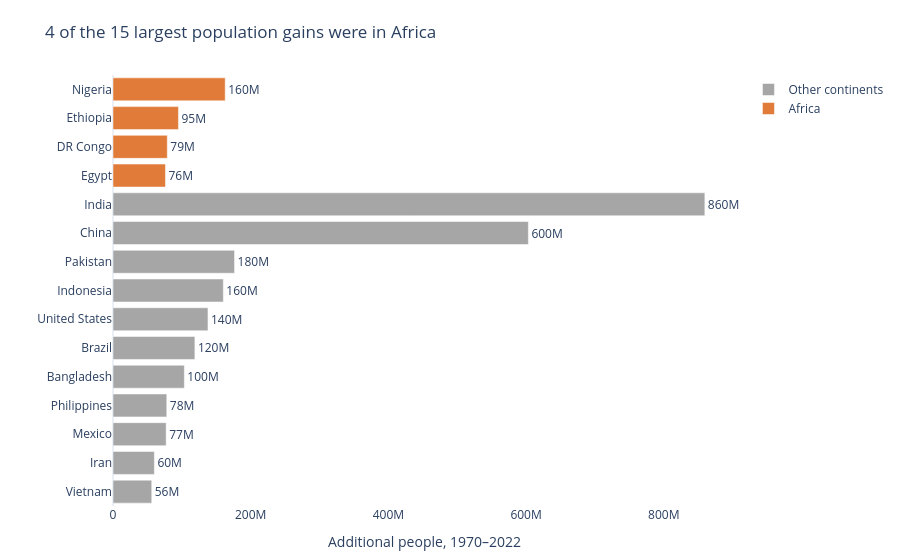

Notebook code cell kept with this figure:
### Markdown cell above
## Q2 — Which countries added the most people?

**Chart choice & justification:** A sorted horizontal bar chart makes the 15 country-level additions directly rankable; highlighting African countries makes the continent count visible without a second chart.

### Code cell
q2 = df[['Country', 'Continent', '1970 Population', '2022 Population']].copy()
q2['People added'] = q2['2022 Population'] - q2['1970 Population']
top15 = q2.nlargest(15, 'People added').sort_values('People added')
africa_count = int((top15['Continent'] == 'Africa').sum())
top15['Group'] = np.where(top15['Continent'] == 'Africa', 'Africa', 'Other continents')
fig = px.bar(top15, x='People added', y='Country', orientation='h', color='Group',
             color_discrete_map={'Africa':'#E07B39','Other continents':'#A6A6A6'},
             text='People added',
             title=f"{africa_count} of the 15 largest population gains were in Africa",
             labels={'People added':'Additional people, 1970–2022','Country':''},
             template='plotly_white')
fig.update_traces(texttemplate='%{x:.2s}', textposition='outside', cliponaxis=False)
fig.update_layout(legend_title_text='', xaxis_showgrid=False, yaxis_showgrid=False,
                  margin=dict(l=20,r=75,t=75,b=25))
fig.show()

### Figure 1 — Plotly figure (JSON) as saved in the notebook; plotly's stock layout.template omitted (floating-point values rounded to 4 significant figures)
{"data": [{"cliponaxis": false, "hovertemplate": "Group=Other continents<br>Additional people, 1970–2022=%{text}<br>=%{y}<extra></extra>", "legendgroup": "Other continents", "marker": {"color": "#A6A6A6", "pattern": {"shape": ""}}, "name": "Other continents", "orientation": "h", "showlegend": true, "text": [56260000.0, 60100000.0, 77210000.0, 78120000.0, 103600000.0, 118900000.0, 138000000.0, 160300000.0, 176500000.0, 603400000.0, 859700000.0], "textposition": "outside", "texttemplate": "%{x:.2s}", "type": "bar", "x": [56258007, 60100865, 77214819, 78123423, 103644512, 118943623, 137961517, 160272945, 176533990, 603352887, 859671872], "xaxis": "x", "y": ["Vietnam", "Iran", "Mexico", "Philippines", "Bangladesh", "Brazil", "United States", "Indonesia", "Pakistan", "China", "India"], "yaxis": "y"}, {"cliponaxis": false, "hovertemplate": "Group=Africa<br>Additional people, 1970–2022=%{text}<br>=%{y}<extra></extra>", "legendgroup": "Africa", "marker": {"color": "#E07B39", "pattern": {"shape": ""}}, "name": "Africa", "orientation": "h", "showlegend": true, "text": [76210000.0, 78860000.0, 95070000.0, 163000000.0], "textposition": "outside", "texttemplate": "%{x:.2s}", "type": "bar", "x": [76208117, 78858479, 95071678, 162971948], "xaxis": "x", "y": ["Egypt", "DR Congo", "Ethiopia", "Nigeria"], "yaxis": "y"}], "layout": {"barmode": "relative", "legend": {"title": {"text": ""}, "tracegroupgap": 0}, "margin": {"b": 25, "l": 20, "r": 75, "t": 75}, "title": {"text": "4 of the 15 largest population gains were in Africa"}, "xaxis": {"anchor": "y", "domain": [0.0, 1.0], "showgrid": false, "title": {"text": "Additional people, 1970–2022"}}, "yaxis": {"anchor": "x", "domain": [0.0, 1.0], "showgrid": false, "title": {"text": ""}}}}
